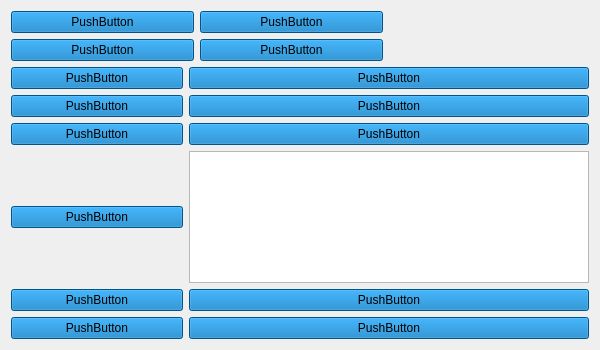
<?xml version="1.0" encoding="UTF-8"?>
<ui version="4.0">
 <class>viwe_profile</class>
 <widget class="QWidget" name="viwe_profile">
  <property name="geometry">
   <rect>
    <x>0</x>
    <y>0</y>
    <width>600</width>
    <height>350</height>
   </rect>
  </property>
  <property name="windowTitle">
   <string>Form</string>
  </property>
  <layout class="QGridLayout" name="gridLayout_2">
   <item row="0" column="0">
    <layout class="QHBoxLayout" name="horizontalLayout">
     <item>
      <layout class="QGridLayout" name="gridLayout_3">
       <item row="1" column="1">
        <widget class="QPushButton" name="pushButton_company_code">
         <property name="styleSheet">
          <string notr="true">background-color: rgb(1, 116, 190);</string>
         </property>
         <property name="text">
          <string>PushButton</string>
         </property>
        </widget>
       </item>
       <item row="1" column="0">
        <widget class="QPushButton" name="pushButton_company_code_2">
         <property name="styleSheet">
          <string notr="true">background-color: rgb(1, 116, 190);</string>
         </property>
         <property name="text">
          <string>PushButton</string>
         </property>
        </widget>
       </item>
       <item row="0" column="1">
        <widget class="QPushButton" name="pushButton_company">
         <property name="styleSheet">
          <string notr="true">background-color: rgb(1, 116, 190);</string>
         </property>
         <property name="text">
          <string>PushButton</string>
         </property>
        </widget>
       </item>
       <item row="0" column="0">
        <widget class="QPushButton" name="pushButton_company_2">
         <property name="styleSheet">
          <string notr="true">background-color: rgb(1, 116, 190);</string>
         </property>
         <property name="text">
          <string>PushButton</string>
         </property>
        </widget>
       </item>
      </layout>
     </item>
    </layout>
   </item>
   <item row="2" column="0" colspan="2">
    <layout class="QGridLayout" name="gridLayout">
     <item row="0" column="1">
      <widget class="QPushButton" name="pushButton_Account_ID">
       <property name="maximumSize">
        <size>
         <width>16777215</width>
         <height>16777215</height>
        </size>
       </property>
       <property name="styleSheet">
        <string notr="true">background-color: rgb(1, 116, 190);</string>
       </property>
       <property name="text">
        <string>PushButton</string>
       </property>
      </widget>
     </item>
     <item row="0" column="0">
      <widget class="QPushButton" name="pushButton_Account_ID_2">
       <property name="styleSheet">
        <string notr="true">background-color: rgb(1, 116, 190);</string>
       </property>
       <property name="text">
        <string>PushButton</string>
       </property>
      </widget>
     </item>
     <item row="4" column="0">
      <widget class="QPushButton" name="pushButton_Skill_2">
       <property name="styleSheet">
        <string notr="true">background-color: rgb(1, 116, 190);</string>
       </property>
       <property name="text">
        <string>PushButton</string>
       </property>
      </widget>
     </item>
     <item row="2" column="0">
      <widget class="QPushButton" name="pushButton_Last_name_2">
       <property name="styleSheet">
        <string notr="true">background-color: rgb(1, 116, 190);</string>
       </property>
       <property name="text">
        <string>PushButton</string>
       </property>
      </widget>
     </item>
     <item row="1" column="1">
      <widget class="QPushButton" name="pushButton_First_name">
       <property name="styleSheet">
        <string notr="true">background-color: rgb(1, 116, 190);</string>
       </property>
       <property name="text">
        <string>PushButton</string>
       </property>
      </widget>
     </item>
     <item row="6" column="1">
      <widget class="QPushButton" name="pushButton_Email">
       <property name="styleSheet">
        <string notr="true">background-color: rgb(1, 116, 190);</string>
       </property>
       <property name="text">
        <string>PushButton</string>
       </property>
      </widget>
     </item>
     <item row="5" column="0">
      <widget class="QPushButton" name="pushButton_Phone_number_2">
       <property name="styleSheet">
        <string notr="true">background-color: rgb(1, 116, 190);</string>
       </property>
       <property name="text">
        <string>PushButton</string>
       </property>
      </widget>
     </item>
     <item row="6" column="0">
      <widget class="QPushButton" name="pushButton_Email_2">
       <property name="styleSheet">
        <string notr="true">background-color: rgb(1, 116, 190);</string>
       </property>
       <property name="text">
        <string>PushButton</string>
       </property>
      </widget>
     </item>
     <item row="5" column="1">
      <widget class="QPushButton" name="pushButton_Phone_number">
       <property name="styleSheet">
        <string notr="true">background-color: rgb(1, 116, 190);</string>
       </property>
       <property name="text">
        <string>PushButton</string>
       </property>
      </widget>
     </item>
     <item row="1" column="0">
      <widget class="QPushButton" name="pushButton_First_name_2">
       <property name="styleSheet">
        <string notr="true">background-color: rgb(1, 116, 190);</string>
       </property>
       <property name="text">
        <string>PushButton</string>
       </property>
      </widget>
     </item>
     <item row="2" column="1">
      <widget class="QPushButton" name="pushButton_Last_name">
       <property name="styleSheet">
        <string notr="true">background-color: rgb(1, 116, 190);</string>
       </property>
       <property name="text">
        <string>PushButton</string>
       </property>
      </widget>
     </item>
     <item row="4" column="1">
      <widget class="QListWidget" name="listWidget_Skill">
       <property name="maximumSize">
        <size>
         <width>400</width>
         <height>16777215</height>
        </size>
       </property>
      </widget>
     </item>
    </layout>
   </item>
   <item row="0" column="1">
    <widget class="QLabel" name="label">
     <property name="maximumSize">
      <size>
       <width>200</width>
       <height>200</height>
      </size>
     </property>
     <property name="text">
      <string/>
     </property>
    </widget>
   </item>
  </layout>
 </widget>
 <resources/>
 <connections/>
</ui>
